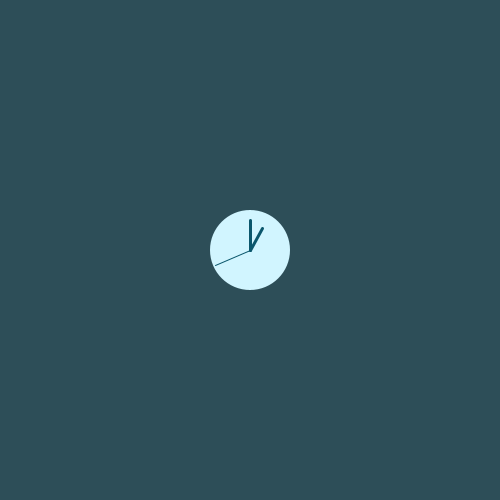
Frame 1 (no input)
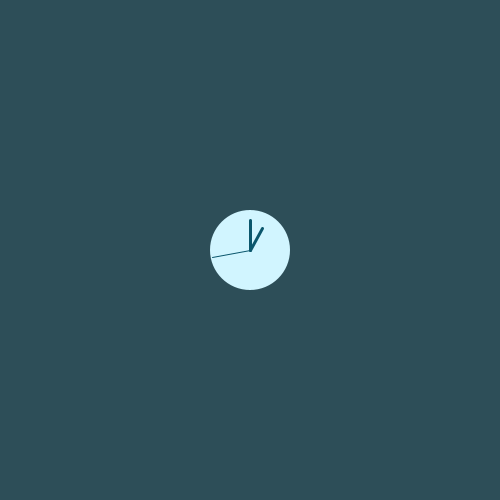
Frame 60 (the mouse pressed at the canvas centre just before this capture)
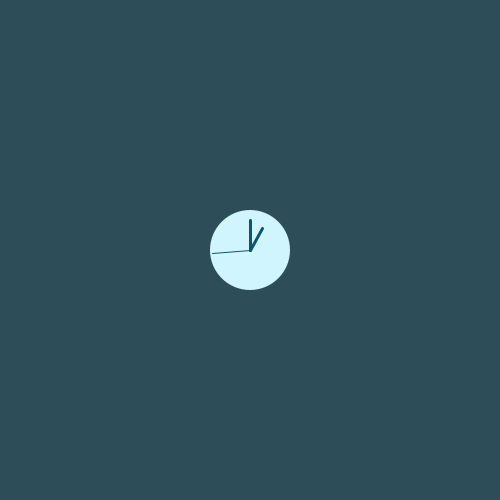
Frame 120 (the mouse held since frame 60 and released just before this capture)

The Processing sketch that drew these frames (run headless with seeded random() and noise(); from frame 60 on, the mouse is pressed at the canvas centre):

// Processing sketch: clockDial
// ── clockDial.pde
void setup(){
  size(500, 500);
  smooth();
}
void draw(){
  background(45, 78, 88);
  fill(209, 245, 255);
  noStroke();
  translate(200, 200);
  ellipse(50, 50, 80, 80);
  float s = map(second(), 0, 60, 0, TWO_PI) - HALF_PI;
  float m = map(minute(), 0, 60, 0, TWO_PI) - HALF_PI;
  float h = map(hour() % 12, 0, 12, 0, TWO_PI) - HALF_PI;
  stroke(10, 86, 108);
  strokeWeight(1);
  line(50, 50, cos(s) * 38 + 50, sin(s) * 38 + 50);
  strokeWeight(3);
  line(50, 50, cos(m) * 30 + 50, sin(m) * 30 + 50);
  line(50, 50, cos(h) * 25 + 50, sin(h) * 25 + 50);
}
